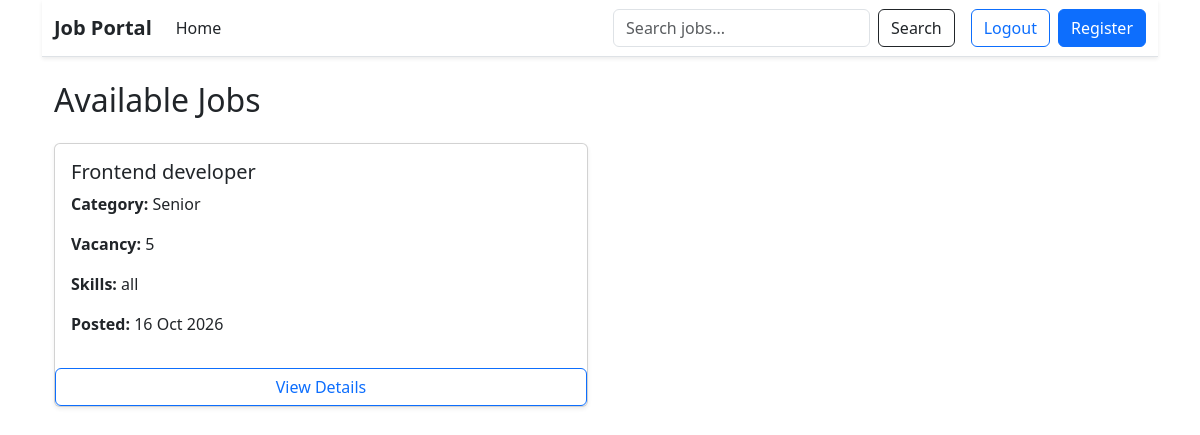
The app's page /joblist, older data.
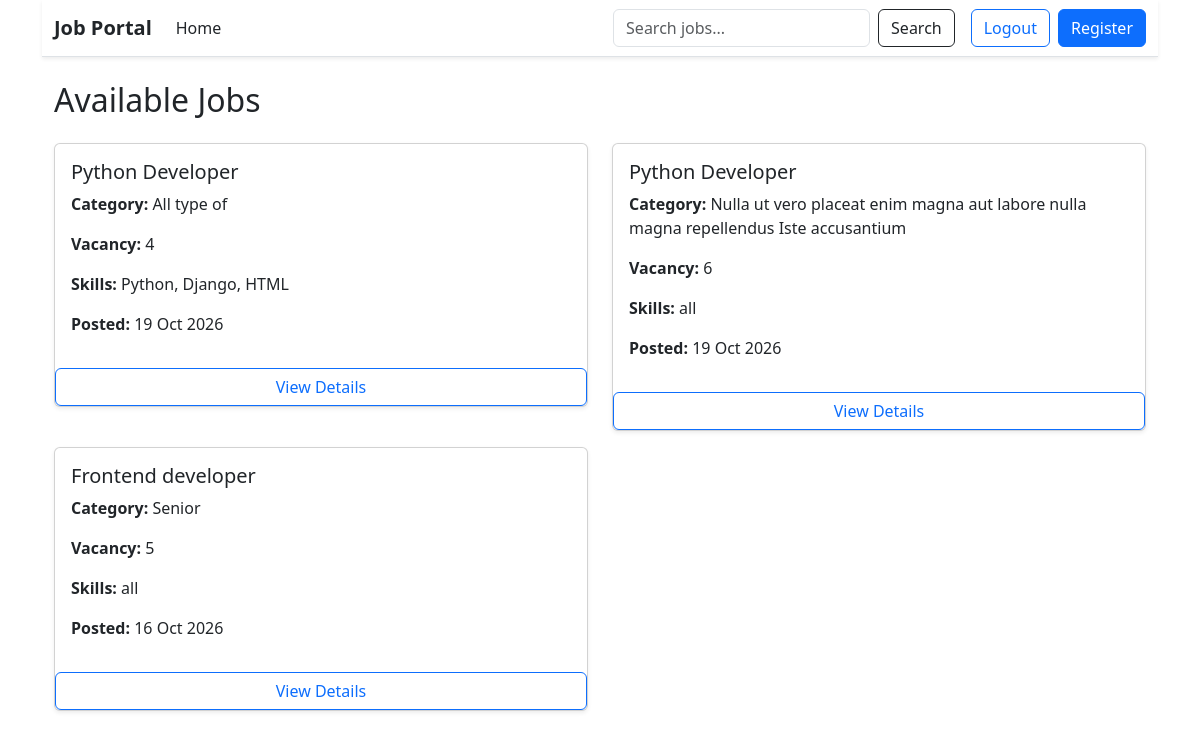
The same page, newer data.
### job/models.py (models this page shows, shortened)
class Job(models.Model):
   recruiter=models.ForeignKey(User, on_delete=models.CASCADE, related_name='jobs')
   title=models.CharField(max_length=200)
   vacancy=models.CharField(max_length=20)
   category=models.CharField(max_length=200)
   jobdescription=models.CharField(max_length=200)
   skills=models.CharField(max_length=300)
   created_at=models.DateTimeField(auto_now_add=True)

### job/views.py (the view)
# urls.py: path('joblist', job_list, name='job_list'),
def job_list(request):
    jobs=Job.objects.all().order_by('-created_at')
    search_query=request.GET.get('title','')
    if search_query:
         jobs=jobs.filter(title__icontains=search_query)
    return render(request, 'job_list.html',{
        'jobs':jobs,
        'search_query': search_query,
    })

### templates/job_list.html
{% extends 'base.html' %}
{% block content %}
<div class="container mt-4">
    <h2 class="mb-4">Available Jobs</h2>
    <div class="row">
        {% for job in jobs %}
            <div class="col-md-6 mb-3">
                <div class="card shadow-sm">
                    <div class="card-body">
                        <h5 class="card-title">{{ job.title }}</h5>
                        <p>
                            <strong>Category:</strong>
                            {{ job.category }}
                        </p>
                        <p>
                            <strong>Vacancy:</strong>
                            {{ job.vacancy }}
                        </p>
                        <p>
                            <strong>Skills:</strong>
                            {{ job.skills }}
                        </p>
                        <p>
                            <strong>Posted:</strong>
                            {{ job.created_at|date:"d M Y" }}
                        </p>
                    </div>
                     <a href="{% url 'job_details' job.id %}" class="btn btn-outline-primary">
                    View Details
                </a>
                </div>
            </div>
        {% empty %}
            <p>No jobs available right now.</p>
        {% endfor %}
    </div>
</div>
{% endblock %}

Row changes from the older to the newer data that the page shows:
added Job: title "Python Developer", category "All type of", vacancy "4", skills "Python, Django, HTML", created_at "19 Oct 2026"
added Job: title "Python Developer", category "Nulla ut vero placeat enim magna aut labore nulla magna repellendus Iste accusantium", vacancy "6", skills "all", created_at "19 Oct 2026"
